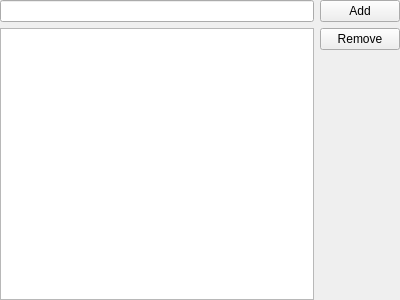
<?xml version="1.0" encoding="UTF-8"?>
<ui version="4.0">
 <class>AddRemoveListView</class>
 <widget class="QWidget" name="AddRemoveListView">
  <property name="geometry">
   <rect>
    <x>0</x>
    <y>0</y>
    <width>400</width>
    <height>300</height>
   </rect>
  </property>
  <property name="windowTitle">
   <string>Form</string>
  </property>
  <layout class="QGridLayout" name="gridLayout">
   <property name="leftMargin">
    <number>0</number>
   </property>
   <property name="topMargin">
    <number>0</number>
   </property>
   <property name="rightMargin">
    <number>0</number>
   </property>
   <property name="bottomMargin">
    <number>0</number>
   </property>
   <item row="0" column="0">
    <widget class="QLineEdit" name="leItemEdit"/>
   </item>
   <item row="0" column="1">
    <widget class="QPushButton" name="btnAdd">
     <property name="text">
      <string>Add</string>
     </property>
     <property name="icon">
      <iconset resource="../resources.qrc">
       <normaloff>:/images/plus.png</normaloff>:/images/plus.png</iconset>
     </property>
    </widget>
   </item>
   <item row="1" column="0">
    <widget class="QListView" name="ivItemList">
     <property name="selectionBehavior">
      <enum>QAbstractItemView::SelectRows</enum>
     </property>
    </widget>
   </item>
   <item row="1" column="1" alignment="Qt::AlignTop">
    <widget class="QPushButton" name="btnRemove">
     <property name="text">
      <string>Remove</string>
     </property>
     <property name="icon">
      <iconset resource="../resources.qrc">
       <normaloff>:/images/minus.png</normaloff>:/images/minus.png</iconset>
     </property>
    </widget>
   </item>
  </layout>
 </widget>
 <resources>
  <include location="../resources.qrc"/>
 </resources>
 <connections/>
</ui>
